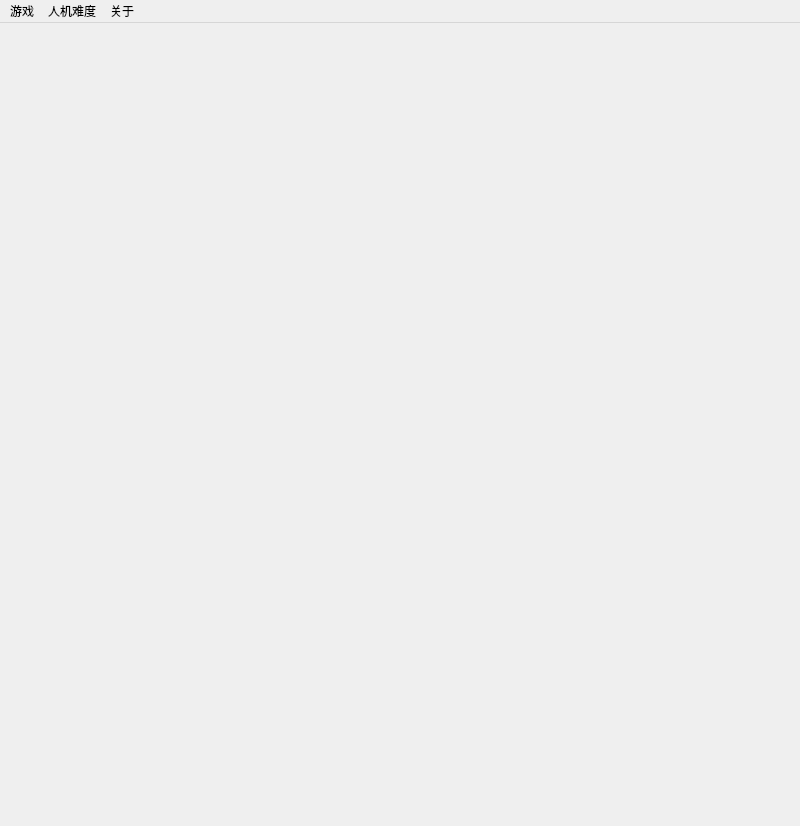
<?xml version="1.0" encoding="UTF-8"?>
<ui version="4.0">
 <class>GensokyoGomokuClass</class>
 <widget class="QMainWindow" name="GensokyoGomokuClass">
  <property name="geometry">
   <rect>
    <x>0</x>
    <y>0</y>
    <width>800</width>
    <height>826</height>
   </rect>
  </property>
  <property name="sizePolicy">
   <sizepolicy hsizetype="Fixed" vsizetype="Fixed">
    <horstretch>0</horstretch>
    <verstretch>0</verstretch>
   </sizepolicy>
  </property>
  <property name="windowTitle">
   <string>GensokyoGomoku</string>
  </property>
  <widget class="QWidget" name="centralWidget">
   <property name="sizePolicy">
    <sizepolicy hsizetype="Fixed" vsizetype="Fixed">
     <horstretch>0</horstretch>
     <verstretch>0</verstretch>
    </sizepolicy>
   </property>
  </widget>
  <widget class="QMenuBar" name="menuBar">
   <property name="geometry">
    <rect>
     <x>0</x>
     <y>0</y>
     <width>800</width>
     <height>26</height>
    </rect>
   </property>
   <widget class="QMenu" name="menu">
    <property name="title">
     <string>游戏</string>
    </property>
    <widget class="QMenu" name="menuOfflineGame">
     <property name="title">
      <string>单机开局</string>
     </property>
     <widget class="QMenu" name="menu_6">
      <property name="title">
       <string>人机对战</string>
      </property>
      <addaction name="actionPVCFH"/>
      <addaction name="actionPVCAH"/>
     </widget>
     <addaction name="actionPVP"/>
     <addaction name="menu_6"/>
    </widget>
    <widget class="QMenu" name="menuTerminate">
     <property name="title">
      <string>结束本局</string>
     </property>
     <addaction name="actionTerminate"/>
     <addaction name="actionYield"/>
    </widget>
    <widget class="QMenu" name="menuOnlineGame">
     <property name="title">
      <string>联机开局</string>
     </property>
     <addaction name="actionCreateGame"/>
     <addaction name="actionJoinGame"/>
    </widget>
    <addaction name="menuOfflineGame"/>
    <addaction name="menuOnlineGame"/>
    <addaction name="actionReplay"/>
    <addaction name="separator"/>
    <addaction name="menuTerminate"/>
    <addaction name="actionExit"/>
   </widget>
   <widget class="QMenu" name="menu_2">
    <property name="title">
     <string>关于</string>
    </property>
    <addaction name="actionAbout"/>
   </widget>
   <widget class="QMenu" name="menuSetLevel">
    <property name="title">
     <string>人机难度</string>
    </property>
    <addaction name="actionVeryEasy"/>
    <addaction name="actionEasy"/>
    <addaction name="actionNormal"/>
    <addaction name="actionHard"/>
    <addaction name="actionLunatic"/>
   </widget>
   <addaction name="menu"/>
   <addaction name="menuSetLevel"/>
   <addaction name="menu_2"/>
  </widget>
  <action name="actionTerminate">
   <property name="text">
    <string>结束</string>
   </property>
  </action>
  <action name="actionPVP">
   <property name="text">
    <string>人人对战</string>
   </property>
  </action>
  <action name="actionCreateGame">
   <property name="text">
    <string>创建游戏</string>
   </property>
  </action>
  <action name="actionJoinGame">
   <property name="text">
    <string>加入游戏</string>
   </property>
  </action>
  <action name="actionYield">
   <property name="text">
    <string>认输</string>
   </property>
  </action>
  <action name="actionExit">
   <property name="text">
    <string>退出游戏</string>
   </property>
  </action>
  <action name="actionAbout">
   <property name="text">
    <string>关于作者</string>
   </property>
  </action>
  <action name="actionBotZone_Score">
   <property name="text">
    <string>BotZone成绩</string>
   </property>
  </action>
  <action name="actionPVCFH">
   <property name="text">
    <string>人先手</string>
   </property>
  </action>
  <action name="actionPVCAH">
   <property name="text">
    <string>人后手</string>
   </property>
  </action>
  <action name="actionVeryEasy">
   <property name="checkable">
    <bool>true</bool>
   </property>
   <property name="text">
    <string>无难度</string>
   </property>
  </action>
  <action name="actionEasy">
   <property name="checkable">
    <bool>true</bool>
   </property>
   <property name="text">
    <string>简单</string>
   </property>
  </action>
  <action name="actionNormal">
   <property name="checkable">
    <bool>true</bool>
   </property>
   <property name="text">
    <string>一般</string>
   </property>
  </action>
  <action name="actionHard">
   <property name="checkable">
    <bool>true</bool>
   </property>
   <property name="text">
    <string>困难</string>
   </property>
  </action>
  <action name="actionLunatic">
   <property name="checkable">
    <bool>true</bool>
   </property>
   <property name="text">
    <string>大师</string>
   </property>
  </action>
  <action name="actionReplay">
   <property name="text">
    <string>对局回放</string>
   </property>
  </action>
 </widget>
 <layoutdefault spacing="6" margin="11"/>
 <resources/>
 <connections/>
</ui>
